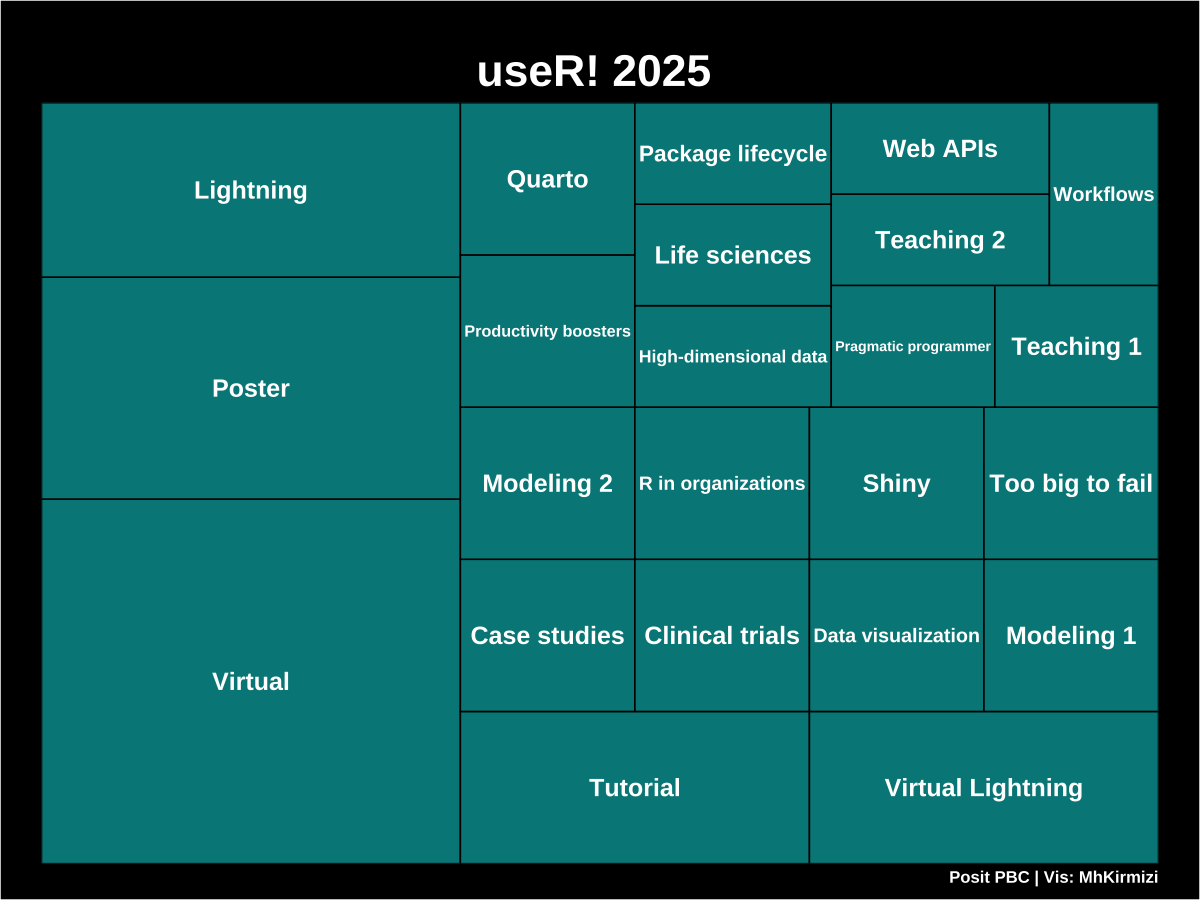

Write the R code that produced this figure.
library(tidyverse)
library(treemapify)
library(dlookr)
user2025 <- readr::read_csv('https://raw.githubusercontent.com/rfordatascience/tidytuesday/main/data/2025/2025-04-29/user2025.csv')
dlookr::diagnose(user2025)
df <- user2025 |> 
  group_by(session) |> 
  summarise(n = n())
ggplot(df, aes(area = n, label = session)) +
  treemapify::geom_treemap(fill = "#0A7575", 
                          color = "black", 
                          size = 1.5) +
  treemapify::geom_treemap_text(fontface = "bold",
                                color = "white", 
                                place = "centre"
                                ) +
  labs(title = "useR! 2025 ",
       caption = "Posit PBC | Vis: MhKirmizi")+
  theme(
    plot.title = element_text(size = 32, face = "bold",
                              hjust = .5, color = "white"),
    plot.caption = element_text(size = 12, color = "white", face = "bold"),
    legend.position = "none", 
    plot.background = element_rect(fill = "black"), 
    panel.background = element_rect(fill = "black"), 
    plot.margin = margin(40, 30, 10, 30)
  )
ggsave("useR.pdf", dpi = 300, width = 12, height = 9)
